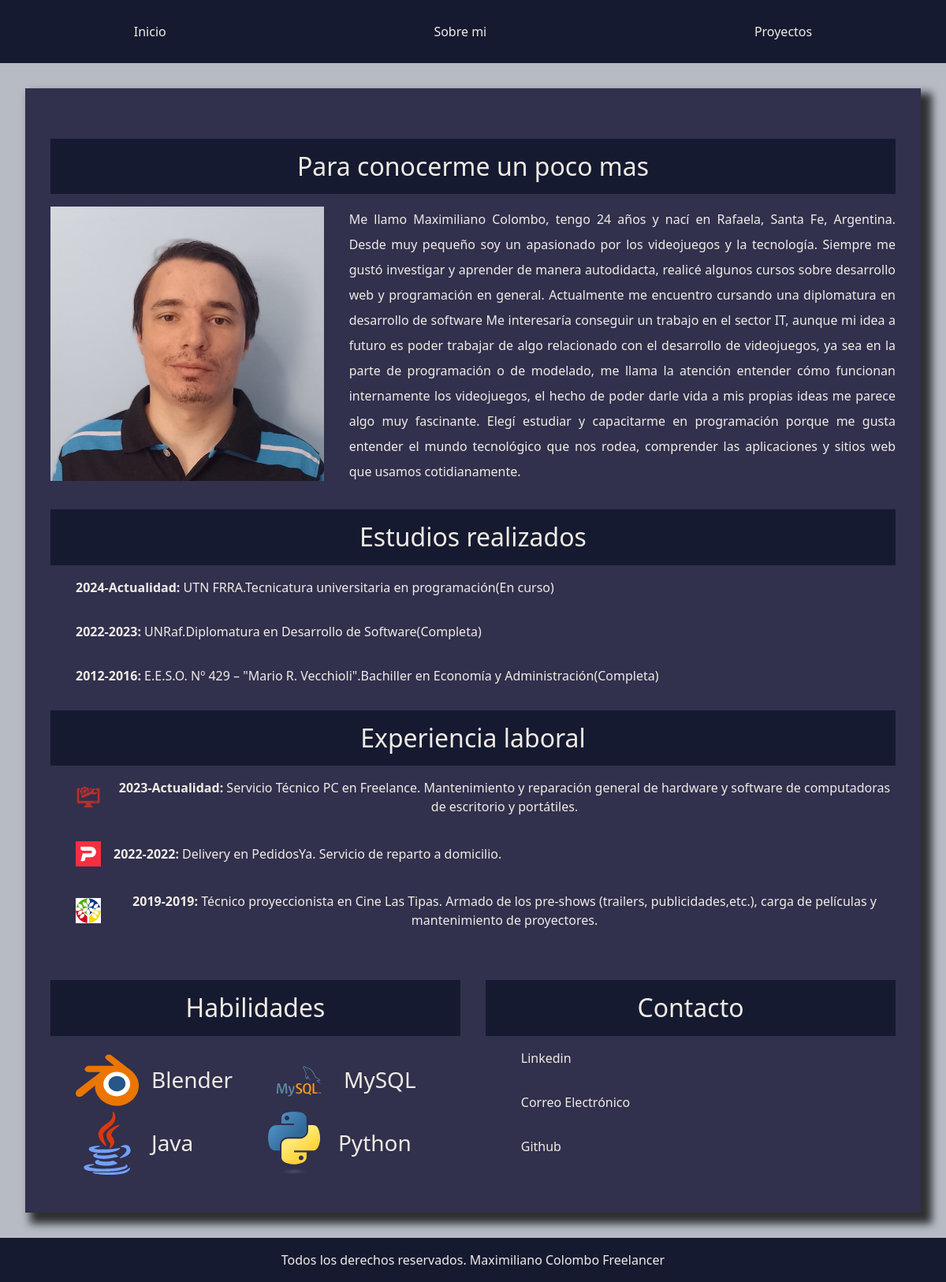
The page /about/ on the database its author committed.
### paginas/models.py (models this page shows)
class datosPersonales(models.Model):
    nombreCompleto=models.CharField(max_length=100)
    ubicacion=models.CharField(max_length=150)
    correo=models.CharField(max_length=150)
    celular=models.CharField(max_length=20)
    edad=models.IntegerField()
    fechaNacimiento=models.DateField()
    biografia=models.TextField()
    linkedin=models.CharField(max_length=100)
    github=models.CharField(max_length=100)

class Estudios(models.Model):
    institucion=models.CharField(max_length=200)
    periodo=models.CharField(max_length=15)
    titulo=models.CharField(max_length=100)
    estado=models.CharField(max_length=50)

class ExperienciaLaboral(models.Model):
    lugar=models.CharField(max_length=100)
    puesto=models.CharField(max_length=50)
    descripcion=models.TextField()
    periodo=models.CharField(max_length=15)
    icono=models.TextField()

class Habilidades(models.Model):
    nombre=models.CharField(max_length=100)
    link=models.TextField()
    imagen=models.CharField(max_length=50)

### paginas/views.py (the view)
# urls.py: path("about/",views.about,name='about'),
def about(request):
  template = loader.get_template('about.html')
  estudios = Estudios.objects.all().values()
  expLaboral= ExperienciaLaboral.objects.all().values()
  persona= datosPersonales.objects.first()
  habilidades= Habilidades.objects.all().values()
  context = {
    'estudios': estudios,
    'persona':persona,
    'experiencia': expLaboral,
    'habilidades':habilidades
  }
  return HttpResponse(template.render(context, request))

### paginas/templates/about.html
{% extends "base.html" %}
{% load static %}
{% block stylesheets %}
    <link rel="stylesheet" href="{% static 'css/about.css' %}">
{% endblock %}
{% block page_content %}
    <section>
        <h2>Para conocerme un poco mas</h2>
        <div class="contenedorBiografia">
            <img class="imagenPerfil" src="{% static 'img/fotoPerfil.jpg' %}" alt="foto de perfil">
            <p class="biografia">{{persona.biografia}}</p>
        </div>
    </section>
    <section>
        <h2>Estudios realizados</h2>
        <ol class="estudios">
            {% for i in estudios %}
                <li><b>{{i.periodo}}: </b>{{i.institucion}}.{{i.titulo}}({{i.estado}})</li>
            {% endfor %}
        </ol>
    </section>
    <section>
        <h2>Experiencia laboral</h2>
        <ol class="experiencia">
            {% for i in experiencia %}
                <li class="experiencia-item">
                    <img class="iconoExp" src="/static/img/experienciaLaboral/{{ i.icono }}" alt="icono">
                    <p><b>{{i.periodo}}: </b>{{i.puesto}} en {{i.lugar}}. {{i.descripcion}}.</p>
                </li>
            {% endfor %}
        </ol>
    </section>
    <div class="contenedorContactoHabilidades">
        <section>
            <h2>Habilidades</h2>
            <ul class="habilidades">
                {% for i in habilidades %}
                <li >
                    <a class="habilidades-item" href="{{i.link}}" target="_blank">
                        <img class="imgHabilidad" src="/static/img/habilidades/{{ i.imagen }}" alt="">
                        <h3>{{i.nombre}}</h3>
                    </a>
                </li>
                {% endfor %}
            </ul>
        </section>
        <section>
            <h2>Contacto</h2>
            <ul class="contacto">
                <li><a href="{{persona.linkedin}}" target="_blank">Linkedin</a></li>
                <li><a href="mailto:{{persona.correo}}" target="_blank">Correo Electrónico</a></li>
                <li><a href="{{persona.github}}" target="_blank">Github</a></li>
            </ul>
        </section>
    </div>
{% endblock page_content %}

### static/css/colores.css (style rules this page uses)
:root { --color1:#161A30; --color2: #31304D; --color3: #B6BBC4; --color4: #F0ECE5; --negro:#000; --blanco:#fff; }

### static/css/globales.css (style rules this page uses)
html { box-sizing: border-box; width: 100vw; }
*, *:before, *:after { box-sizing: inherit; }
body { margin: 0; padding :0; }
h1,h2,h3,p { margin: 0; padding: 0; text-align: center; }
li { list-style: none; }
a { text-decoration: none; color: var(--color4); }

### static/css/about.css (style rules this page uses)
h2 { margin-top: 2rem; margin-bottom: 1rem; background-color: var(--color1); padding: 1rem; }
.experiencia li, .estudios li,.contacto li { margin-bottom: 2rem; }
.contenedorBiografia { display: grid; grid-template-columns: 1fr 2fr; column-gap: 2rem; }
.imagenPerfil { height: auto; width: 100%; }
.biografia { text-align: justify; line-height: 2; }
.experiencia-item { display: flex; align-items: center; justify-content: flex-start; column-gap: 1rem; }
.iconoExp { width:2rem; height: auto; }
.imgHabilidad { height: 5rem; width: auto; }
.habilidades { display: grid; grid-template-columns: repeat(2,1fr); }
.habilidades-item { display: flex; flex-direction: row; align-items: center; justify-content: flex-start; column-gap: 1rem; }
.contenedorContactoHabilidades { display: grid; grid-template-columns: repeat(2,1fr); column-gap: 2rem; }
.contacto li a { padding: 0.8rem; }

### rows shown on the page
datosPersonales: biografia "Me llamo Maximiliano Colombo, tengo 24 años y nací en Rafaela, Santa Fe, Argentina. Desde muy pequeño soy un apasionado por los videojuegos y la tecnología. Siempre me gustó investigar y aprender de manera autodidacta, realicé algunos cursos sobre desarrollo web y programación en general. Actualmente me encuentro cursando una diplomatura en desarrollo de software Me interesaría conseguir un trabajo en el sector IT, aunque mi idea a futuro es poder trabajar de algo relacionado con el desarrollo de videojuegos, ya sea en la parte de programación o de modelado, me llama la atención entender cómo funcionan internamente los videojuegos, el hecho de poder darle vida a mis propias ideas me parece…"
Estudios: periodo "2024-Actualidad", institucion "UTN FRRA", titulo "Tecnicatura universitaria en programación", estado "En curso"
Estudios: periodo "2022-2023", institucion "UNRaf", titulo "Diplomatura en Desarrollo de Software", estado "Completa"
Estudios: periodo "2012-2016", institucion "E.E.S.O. Nº 429 – \"Mario R. Vecchioli\"", titulo "Bachiller en Economía y Administración", estado "Completa"
ExperienciaLaboral: icono (picture), periodo "2023-Actualidad", puesto "Servicio Técnico PC", lugar "Freelance", descripcion "Mantenimiento y reparación general de hardware y software de computadoras de escritorio y portátiles"
ExperienciaLaboral: icono (picture), periodo "2022-2022", puesto "Delivery", lugar "PedidosYa", descripcion "Servicio de reparto a domicilio"
ExperienciaLaboral: icono (picture), periodo "2019-2019", puesto "Técnico proyeccionista", lugar "Cine Las Tipas", descripcion "Armado de los pre-shows (trailers, publicidades,etc.), carga de películas y mantenimiento de proyectores"
Habilidades: imagen (picture), nombre "Blender"
Habilidades: imagen (picture), nombre "MySQL"
Habilidades: imagen (picture), nombre "Java"
Habilidades: imagen (picture), nombre "Python"
